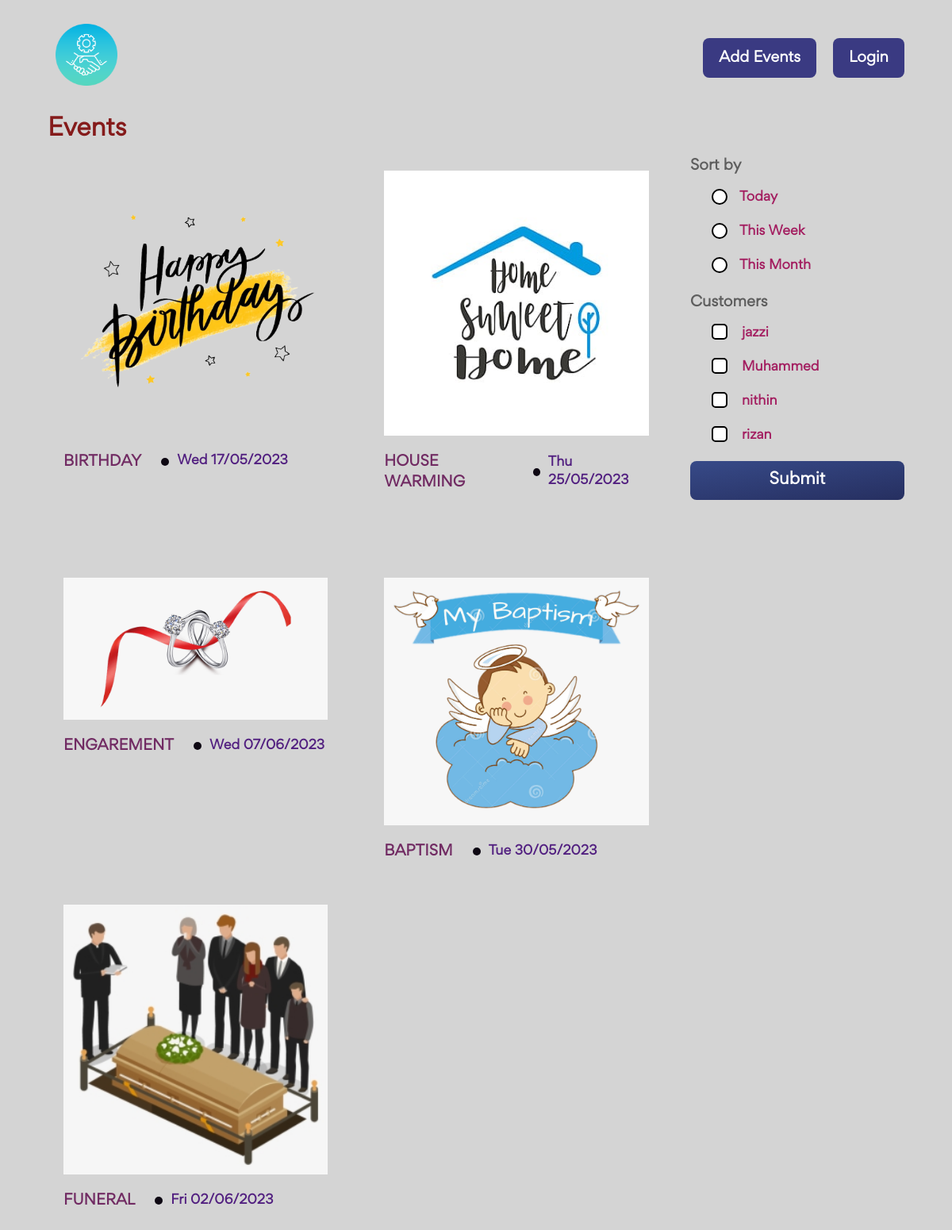
The page / on the database its author committed.
### events/models.py (models this page shows, shortened)
class Event(models.Model):
    CHOICES = (
        ('MARRIAGE' , 'marriage'),
        ('BIRTHDAY' , 'birthday'),
        ('FUNERAL' , 'funeral'),
        ('ENGAREMENT','engagement'),
        ('BAPTISM', 'baptism'),
        ('HOUSE WARMING','house warming')
    )
    id = models.UUIDField(primary_key=True, default=uuid.uuid4, editable=False)
    title = models.CharField(max_length=255)
    image = models.FileField(upload_to='events/')
    event_type = models.CharField(max_length=255 ,choices=CHOICES)
    event_date = models.DateField()
    single_time = models.BooleanField(default=True)
    is_deleted=models.BooleanField(default=False)
    customer=models.ForeignKey("users.Customer",on_delete=models.CASCADE,blank=True,null=True)

### users/models.py (models this page shows, shortened)
class Customer(models.Model):
    first_name = models.CharField(max_length=50)
    last_name = models.CharField(max_length=50)
    phone_no = models.CharField(max_length=18)
    email = models.EmailField(null=True, blank=True)
    address = models.CharField(max_length=255)
    date_of_birth = models.DateField()
    user = models.ForeignKey('auth.User',on_delete=models.CASCADE)

### web/views.py (the view)
# urls.py: path('', views.index,name="index"),
def index(request):
    if request.method == 'POST':
        sort_date = request.POST.get('sort')
        customers = request.POST.getlist('customer')
        events = Event.objects.all()
        if customers:
            customer_users = User.objects.filter(username__in=customers)
            customers = Customer.objects.filter(user__in=customer_users)
            events = events.filter(customer__in=customers)
        if sort_date == 'today':
            events = events.filter(event_date= datetime.today())
            print(datetime.today(),"today")
        elif sort_date == 'week':
            start_of_week = date.today() - timedelta(days=date.today().weekday())
            print(date.today(),"today")
            print(timedelta(days=date.today().weekday()),"timedelta")
            end_of_week = start_of_week + timedelta(days=6)
            print(start_of_week,end_of_week,"week")
            events = events.filter(event_date__range=[start_of_week, end_of_week])
        elif sort_date == 'month':
            start_of_month = date.today().replace(day=1)
            end_of_month = (start_of_month + timedelta(days=32)).replace(day=1) - timedelta(days=1)
            events = events.filter(event_date__range=[start_of_month, end_of_month])
        customers = Customer.objects.all()
        context = {
            "title": "Home Page",
            "events": events,
            "customers": customers,
        }
        return render(request, 'web/index.html', context)
    else:
        events = Event.objects.filter(is_deleted=False, single_time=True)
        customers = Customer.objects.all()
        context = {
            "title": "Home Page",
            "events": events,
            "customers": customers,
        }
        return render(request, 'web/index.html', context=context)

### templates/web/index.html (shortened to what this page needs)
{% extends 'base.html' %} {% block content %} {% load static%}
<section id="home">
    <section class="wrapper">
        {% include 'includes/header.html' %}
        <section class="spotlight">
            <h3>Events</h3>
            <div class="all-posts">
                <div class="post-section">
                    <ul class="posts">
                        {% for event in events %}
                        <li>
                            <a
                                href="{% url 'events:detail_event' pk=event.pk %}"
                            >
                                {% if event.image %}
                                <div class="blog-image">
                                    <img src="{{event.image.url}}" alt="Blog" />
                                </div>
                                {% endif %}
                                <div class="details">
                                    <div class="date">
                                        <h4 class="name">
                                            {{event.event_type}}
                                        </h4>
                                        <div class="round"></div>
                                        <span>
                                            {{event.event_date|date:"D d/m/Y"}}
                                        </span>
                                    </div>
                                </div>
                            </a>
                        </li>
                        {% endfor %}
                    </ul>
                </div>
                <div class="filter-section" id="hamburger-menu">
                    <form method="POST" action=".">
                        <p class="filter-head">Sort by</p>
                        <div class="filter">
                            <label class="radio">
                                <span class="radio"></span>
                                <span class="label">Today</span>
                            </label>
                            <label class="radio">
                                <span class="radio"></span>
                                <span class="label">This Week</span>
                            </label>
                            <label class="radio">
                                <span class="radio"></span>
                                <span class="label">This Month</span>
                            </label>
                        </div>
                        <p class="filter-head">Customers</p>
                        <div class="filter">
                            {% for customer in customers %}
                            <label class="checkbox">
                                <input
                                    type="checkbox"
                                    value="{{customer.user}}"
                                    name="customer"
                                />
                                <span class="label"
                                    >{{customer.first_name}}</span
                                >
                            </label>
                            {% endfor %}
                        </div>
                        <input type="submit"  />
                    </form>
                </div>
            </div>
        </section>
    </section>
</section>
{% endblock %}

### templates/base.html (shortened to what this page needs)
<!DOCTYPE html>
<html lang="en">
    <head>
        {% load static %}
        <link
            rel="stylesheet"
            href="{% static 'css/style.css' %}"
            type="text/css"
        />
        <link href="https://stackpath.bootstrapcdn.com/font-awesome/4.7.0/css/font-awesome.min.css" rel="stylesheet">
        <link rel="stylesheet" href="https://cdnjs.cloudflare.com/ajax/libs/tempusdominus-bootstrap-4/5.38.0/css/tempusdominus-bootstrap-4.min.css" />
    </head>
    <body>
        {% block content %}
        {% endblock %}
    </body>
</html>

### templates/includes/header.html (shortened to what this page needs)
{% load static %}
<header>
    <h1>
        <a href="{% url 'web:index' %}">
            <img
                src="{% static 'images/logo.png' %}"
                alt="Logo"
            />
        </a>
    </h1>
    <div>
        <a  href="{% url 'events:create_event' %}" class="button">Add Events</a>
        {% if request.user.is_authenticated %}
            <a href="{% url 'users:logout' %}" class="button logout"> Logout </a>
            <a href="{% url 'events:my_events' %}" class="btn btn-dark">My Products</a>
        {% else%}
            <a href="{% url 'users:login' %}" class="button login"> Login </a>
        {% endif %}
</header>

### rows shown on the page
Event: image (picture), event_type "BIRTHDAY", event_date "Wed 17/05/2023"
Event: image (picture), event_type "HOUSE WARMING", event_date "Thu 25/05/2023"
Event: image (picture), event_type "ENGAREMENT", event_date "Wed 07/06/2023"
Event: image (picture), event_type "BAPTISM", event_date "Tue 30/05/2023"
Event: image (picture), event_type "FUNERAL", event_date "Fri 02/06/2023"
Customer: first_name "jazzi"
Customer: first_name "Muhammed"
Customer: first_name "nithin"
Customer: first_name "rizan"
